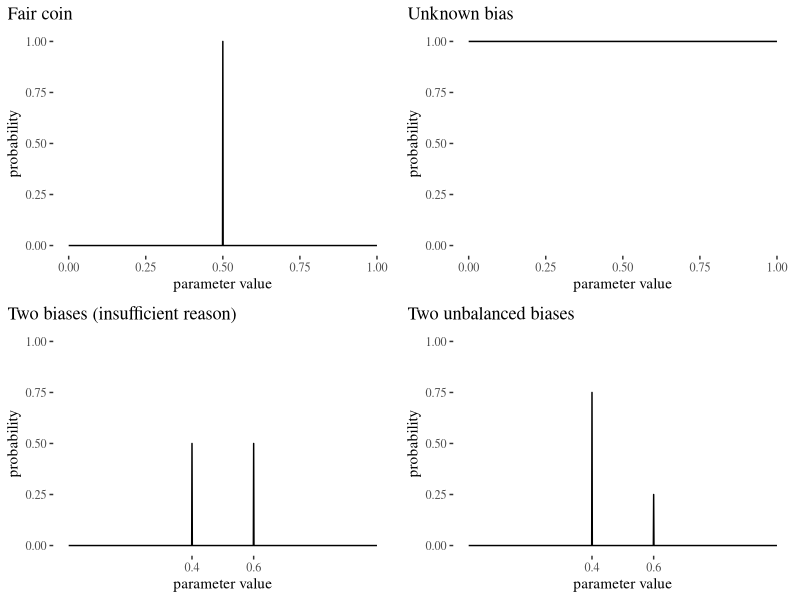
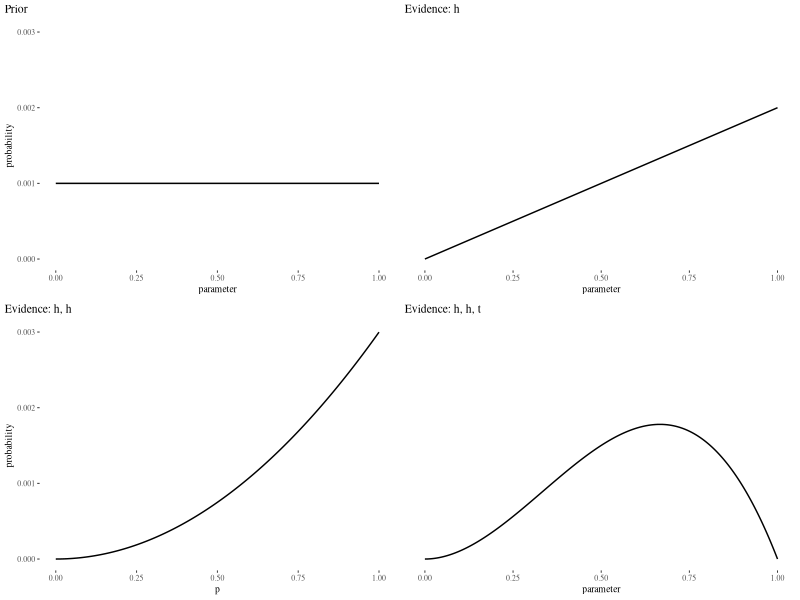

R code for these plots, in order:
## ---- chunk 1
#| include: false

knitr::opts_chunk$set(echo = TRUE)
#library(dagitty)
#library(rethinking)
library(ggplot2)
library(ggthemes)
library(gridExtra)
library(tidyr)
#library(philentropy)
#library(latex2exp)
#library(gridExtra)
#library(rethinking)
#library(bnlearn)
#library(gRain)
#library(reshape2)
#library(truncnorm)
#library(ggforce)
library(dplyr)
# library(magick)


## ---- chunk 2
p <- seq(from=0 , to=1 , by = 0.001)
FairDensity <- ifelse(p == .5, 1, 0)
FairDF <- data.frame(p,FairDensity)
FairPlot <- ggplot(FairDF, aes(x = p, y = FairDensity))+geom_line()+theme_tufte()+
  xlab("parameter value")+ylim(c(0,1))+ylab("probability")+ggtitle("Fair coin")+
  theme(plot.title.position = "plot")

UniformPlot <- ggplot()+xlim(c(0,1))+stat_function(fun = dunif, args = list(min = 0, max = 1))+
  ylim(0,1)+
  theme_tufte()+
  xlab("parameter value")+
  ylab("probability")+theme(plot.title.position = "plot")+ggtitle("Unknown bias")


p <- seq(from=0 , to=1 , by = 0.001)
TwoDensity <- ifelse(p == .4 | p == .6, .5, 0)
TwoDF <- data.frame(p,TwoDensity)
TwoPlot <- ggplot(TwoDF, aes(x = p, y = TwoDensity))+geom_line()+theme_tufte()+
  xlab("parameter value")+ylim(c(0,1))+ylab("probability")+ggtitle("Two biases (insufficient reason)")+
  theme(plot.title.position = "plot")+scale_x_continuous(breaks = c(.4,.6), labels = c(.4, .6))

p <- seq(from=0 , to=1 , by = 0.001)
TwoUnbalancedDensity <- ifelse(p == .4, .75, ifelse(p ==  .6, .25, 0))
TwoUnbalancedDF <- data.frame(p,TwoUnbalancedDensity)

TwoUnbalancedPlot <- ggplot(TwoUnbalancedDF, aes(x = p, y = TwoUnbalancedDensity))+geom_line()+theme_tufte()+
  xlab("parameter value")+ylim(c(0,1))+ylab("probability")+ggtitle("Two unbalanced biases")+
  theme(plot.title.position = "plot")+scale_x_continuous(breaks = c(.4,.6), labels = c(.4, .6))

## ---- chunk 3
mean(TwoUnbalancedDensity)
mean(TwoDensity)
mean(TwoDensity)*mean(TwoDensity)
mean(TwoDensity*TwoDensity)
mean(TwoUnbalancedDensity*TwoDensity)
mean(TwoUnbalancedDensity)*mean(TwoDensity)

## ---- chunk 4
#| label: fig-evidenceResponse
#| fig-cap: "Examples of higher-order distributions for a few  scenarios problematic for both precise and imprecise probabilism."
#| fig-pos: t

grid.arrange(FairPlot,UniformPlot, TwoPlot, TwoUnbalancedPlot)
## ---- chunk 5

n <- 1000 #parameters 
s <- 1e5  #sample size

ps <- seq(from=0 , to=1 , length.out=n)

prior <- rep(1/n , n) #uniform prior

likelihood1g <- dbinom( 1 , size=1 , prob=ps)
likelihood2g <- dbinom( 2 , size=2 , prob=ps)
likelihood2g1b <- dbinom( 2 , size=3 , prob=ps)

posterior1g <- likelihood1g * prior
posterior2g <- likelihood2g * prior
posterior2g1b <- likelihood2g1b * prior


posterior1g <- posterior1g / sum(posterior1g)
posterior2g <- posterior2g / sum(posterior2g)
posterior2g1b <- posterior2g1b / sum(posterior2g1b)

upperLimit <- .003

InertiaPriorPlot <- ggplot()+geom_line(aes(x = ps, y = prior))+theme_tufte(base_size = 7)+xlab("parameter")+
  ylab("probability")+theme(plot.title.position = "plot")+ggtitle("Prior")+
  scale_x_continuous()+scale_y_continuous(limits = c(0,upperLimit))


InertiaOneGPlot <- ggplot()+geom_line(aes(x = ps, y = posterior1g))+theme_tufte(base_size = 7)+xlab("parameter")+
  ylab("probability")+theme(plot.title.position = "plot",
                            axis.text.y = element_blank(),
                            axis.title.y = element_blank(),
                          axis.ticks.y =element_blank()
)+ggtitle("Evidence: h")+
  scale_y_continuous(limits = c(0,upperLimit))



InertiaTwoGPlot <- ggplot()+geom_line(aes(x = ps, y = posterior2g))+theme_tufte(base_size = 7)+xlab("p")+
  ylab("probability")+theme(plot.title.position = "plot"#, 
#                        axis.text.y = element_blank(),
#                            axis.title.y = element_blank(),
#                            axis.ticks.y = element_blank()
                  )+ggtitle("Evidence: h, h")+
scale_y_continuous(limits = c(0,upperLimit))

InertiaTwoGoneBluePlot <- ggplot()+geom_line(aes(x = ps, y = posterior2g1b))+theme_tufte(base_size = 7)+xlab("parameter")+
  ylab("probability")+theme(plot.title.position = "plot",     axis.text.y = element_blank(),
  axis.title.y = element_blank(),
      axis.ticks.y = element_blank()
           )+ggtitle("Evidence: h, h, t")+
  scale_y_continuous(limits = c(0,upperLimit))
## ---- chunk 6
#| label: fig-intertia2
#| fig-cap: "As observations of heads, heads and tails come in, extreme parameter values drop out of the picture and the posterior is shaped by the evidence."


grid.arrange(InertiaPriorPlot, InertiaOneGPlot,  InertiaTwoGPlot, InertiaTwoGoneBluePlot, ncol = 2, nrow = 2)
